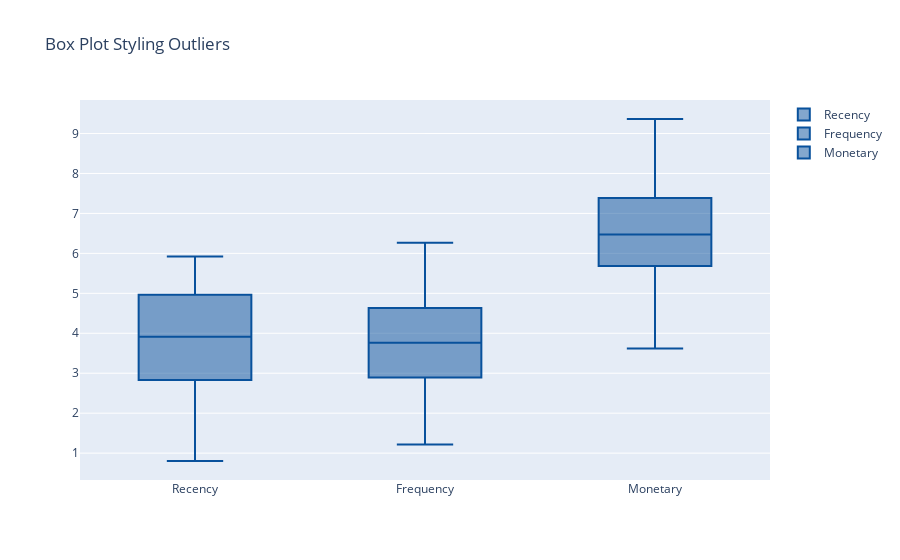

The notebook cell this image was saved under:
### Code cell
# # Vizualize and Re-check outliners
fig = go.Figure()
for i in ["Recency", "Frequency","Monetary"]:
    fig.add_trace(go.Box(
        y= df_log[i],
        name= i,
        boxpoints='suspectedoutliers', # only suspected outliers
        marker=dict(
            color='rgb(8,81,156)',
            outliercolor='rgba(219, 64, 82, 0.6)',
            line=dict(
                outliercolor='rgba(219, 64, 82, 0.6)',
                outlierwidth=2)),
        line_color='rgb(8,81,156)'
    ))

fig.update_layout(title_text="Box Plot Styling Outliers")
fig.show()

### Figure 1 — Plotly figure (JSON) as saved in the notebook; plotly's stock layout.template omitted (floating-point values rounded to 4 significant figures; data arrays with more than 128 entries replaced by an {"elided": "..."} marker saying what was removed)
{"data": [{"boxpoints": "suspectedoutliers", "line": {"color": "rgb(8,81,156)"}, "marker": {"color": "rgb(8,81,156)", "line": {"outliercolor": "rgba(219, 64, 82, 0.6)", "outlierwidth": 2}, "outliercolor": "rgba(219, 64, 82, 0.6)"}, "name": "Recency", "type": "box", "y": {"elided": "4372 float values"}}, {"boxpoints": "suspectedoutliers", "line": {"color": "rgb(8,81,156)"}, "marker": {"color": "rgb(8,81,156)", "line": {"outliercolor": "rgba(219, 64, 82, 0.6)", "outlierwidth": 2}, "outliercolor": "rgba(219, 64, 82, 0.6)"}, "name": "Frequency", "type": "box", "y": {"elided": "4372 float values"}}, {"boxpoints": "suspectedoutliers", "line": {"color": "rgb(8,81,156)"}, "marker": {"color": "rgb(8,81,156)", "line": {"outliercolor": "rgba(219, 64, 82, 0.6)", "outlierwidth": 2}, "outliercolor": "rgba(219, 64, 82, 0.6)"}, "name": "Monetary", "type": "box", "y": {"elided": "4372 float values"}}], "layout": {"title": {"text": "Box Plot Styling Outliers"}}}
